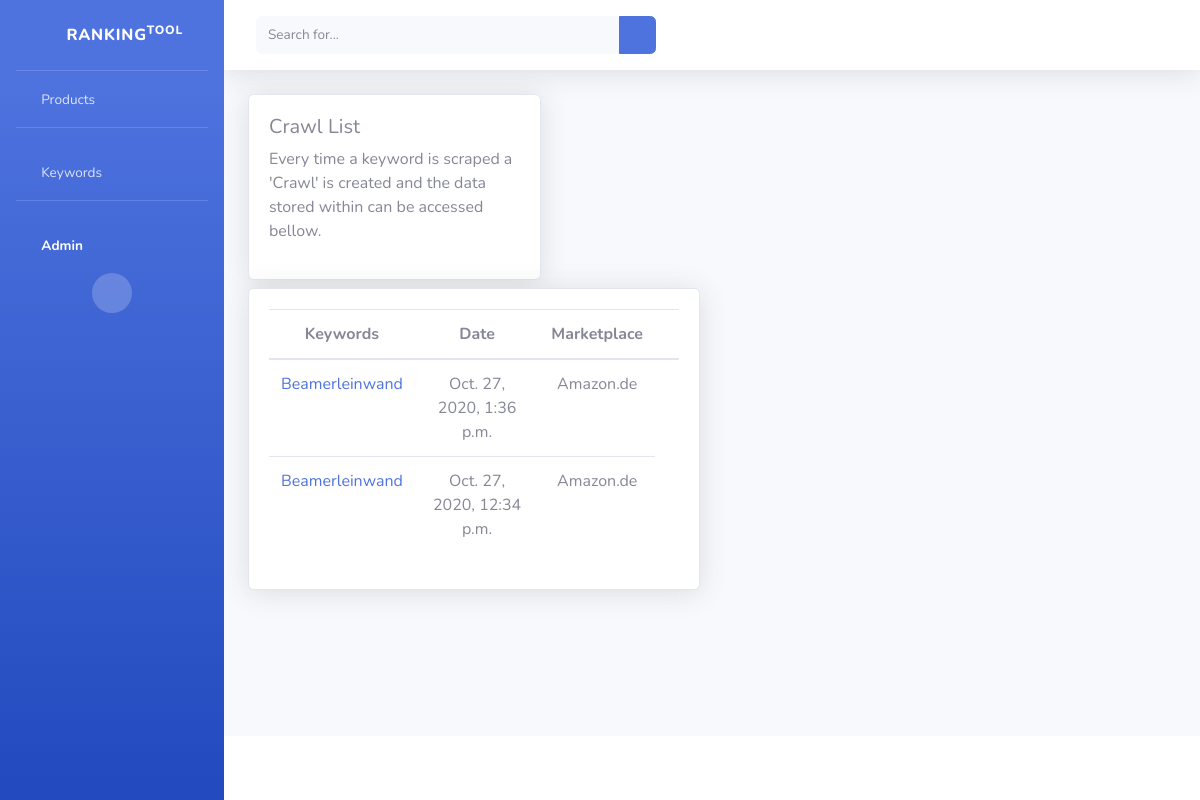
The app's page /crawl/, older data.
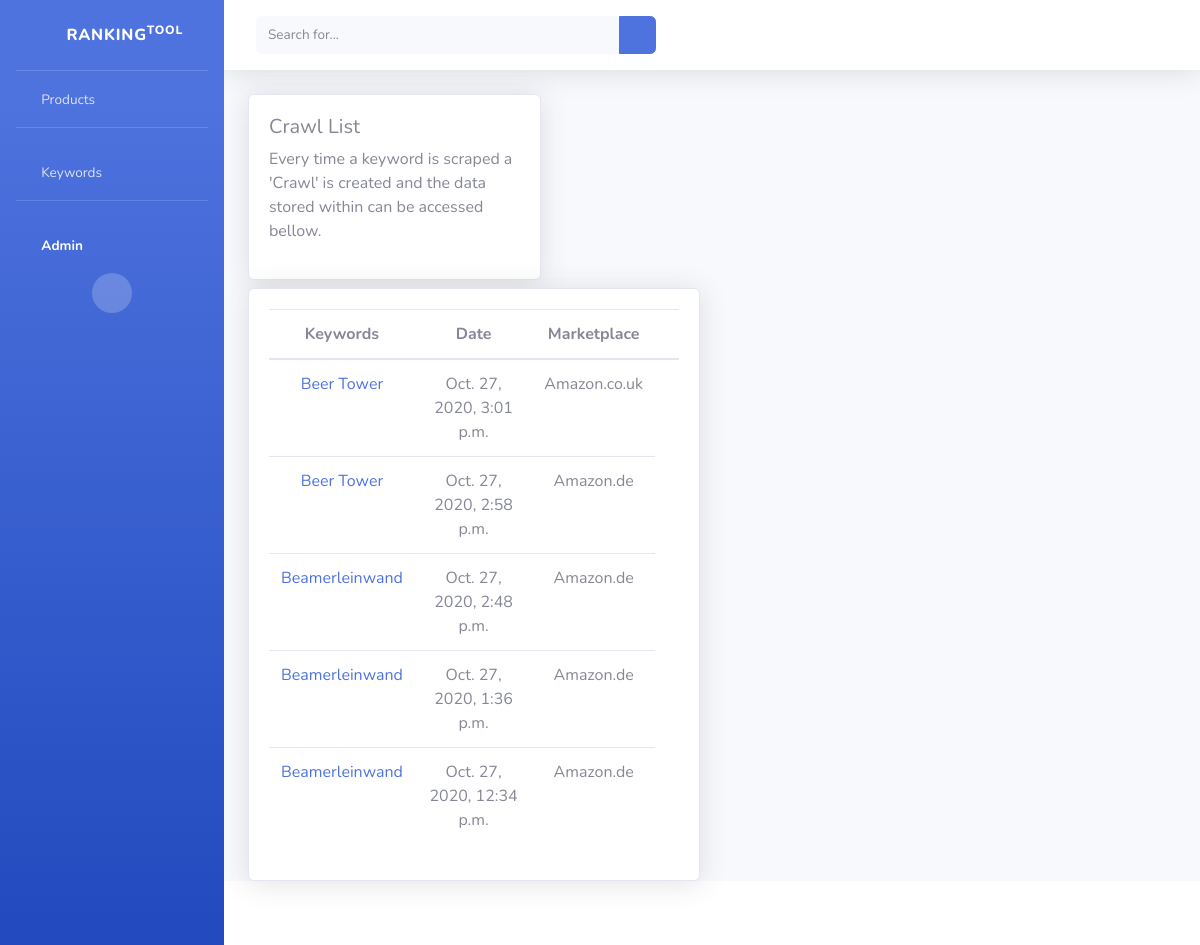
The same page, newer data.
### RankingTool/models.py (models this page shows, shortened)
class KeywordCrawl(models.Model):
    keyword = models.ForeignKey(Keyword,default=None, on_delete= models.CASCADE)
    date = models.DateTimeField(default=datetime.now)
    products = models.ManyToManyField(ScrapeProduct)
    marketplace = models.ForeignKey(Marketplace, default=None, on_delete= models.CASCADE, null=True)

class Keyword(models.Model):
    keyword = models.CharField(max_length=200,default="")
    marketplace = models.ForeignKey(Marketplace, on_delete=models.CASCADE, default=None, null=True, blank=True)
    class Meta:
        unique_together = ['keyword', 'marketplace']
    def __str__(self):
        return self.keyword

class Marketplace(models.Model):
    name = models.CharField(max_length=20, unique=True)
    url = models.CharField(max_length=200)
    country = models.CharField(max_length=20)

### RankingTool/views.py (the view)
# urls.py: path('crawl/', crawl_list_view, name="crawl-list"),
def crawl_list_view(request):
    crawls = KeywordCrawl.objects.all().order_by('-date')
    context = {
        'crawls': crawls
    }
    return render(request, "crawl/crawl_list.html", context)

### templates/crawl/crawl_list.html
{% extends 'base.html' %}
{% block content %}
<div class="row">
<div class="col-4">
<div class="card shadow mb-2">
  <div class="card-body">
    <h5>
      Crawl List
    </h5>
    <p>
      Every time a keyword is scraped a 'Crawl' is created and the data stored within can be accessed bellow.
    </p>
  </div>
</div>
</div>
</div>
<div class="row">
  <div class="col-6">
    <div class="card shadow">
      <div class="card-body">
        <table class="table" style="text-align: center;">
          <thead>
            <tr>
              <th scope="col">Keywords</th>
              <th scope="col">Date</th>
              <th scope="col">Marketplace</th>
              <th scope="col"></th>
            </tr>
          </thead>
          <tbody>
            {% for crawl in crawls %}
              <tr>
                <td><a href="{% url 'crawl-detail' crawl.id %}">{{ crawl.keyword}}</a></td>
                <td>{{ crawl.date}}</td>
                <td>{{ crawl.marketplace.name}}</td>
              </tr>
            {% endfor %}
          </tbody>
        </table>
      </div>
    </div>
  </div>
</div>
{% endblock content %}

Row changes from the older to the newer data that the page shows:
added KeywordCrawl: keyword "Beer Tower", date "Oct. 27, 2020, 3:01 p.m.", marketplace.name "Amazon.co.uk"
added KeywordCrawl: keyword "Beer Tower", date "Oct. 27, 2020, 2:58 p.m.", marketplace.name "Amazon.de"
added KeywordCrawl: keyword "Beamerleinwand", date "Oct. 27, 2020, 2:48 p.m.", marketplace.name "Amazon.de"
